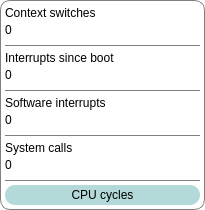
     <widget class="QFrame" name="cpudexdt">
      <property name="geometry">
       <rect>
        <x>5</x>
        <y>240</y>
        <width>205</width>
        <height>210</height>
       </rect>
      </property>
      <property name="sizePolicy">
       <sizepolicy hsizetype="Fixed" vsizetype="Fixed">
        <horstretch>0</horstretch>
        <verstretch>0</verstretch>
       </sizepolicy>
      </property>
      <property name="minimumSize">
       <size>
        <width>205</width>
        <height>210</height>
       </size>
      </property>
      <property name="maximumSize">
       <size>
        <width>205</width>
        <height>210</height>
       </size>
      </property>
      <property name="styleSheet">
       <string notr="true">background: transparent; border: 1px solid #808080; border-radius: 10px;</string>
      </property>
      <property name="frameShape">
       <enum>QFrame::StyledPanel</enum>
      </property>
      <property name="frameShadow">
       <enum>QFrame::Raised</enum>
      </property>
      <widget class="QLabel" name="cpudcsnm">
       <property name="geometry">
        <rect>
         <x>5</x>
         <y>20</y>
         <width>195</width>
         <height>20</height>
        </rect>
       </property>
       <property name="sizePolicy">
        <sizepolicy hsizetype="Fixed" vsizetype="Fixed">
         <horstretch>0</horstretch>
         <verstretch>0</verstretch>
        </sizepolicy>
       </property>
       <property name="minimumSize">
        <size>
         <width>195</width>
         <height>20</height>
        </size>
       </property>
       <property name="maximumSize">
        <size>
         <width>195</width>
         <height>20</height>
        </size>
       </property>
       <property name="styleSheet">
        <string notr="true">font: 15pt &quot;JetBrains Mono&quot;; border: none;</string>
       </property>
       <property name="text">
        <string>0</string>
       </property>
      </widget>
      <widget class="QLabel" name="cpudcslb">
       <property name="geometry">
        <rect>
         <x>5</x>
         <y>5</y>
         <width>195</width>
         <height>15</height>
        </rect>
       </property>
       <property name="sizePolicy">
        <sizepolicy hsizetype="Fixed" vsizetype="Fixed">
         <horstretch>0</horstretch>
         <verstretch>0</verstretch>
        </sizepolicy>
       </property>
       <property name="minimumSize">
        <size>
         <width>195</width>
         <height>15</height>
        </size>
       </property>
       <property name="maximumSize">
        <size>
         <width>195</width>
         <height>15</height>
        </size>
       </property>
       <property name="styleSheet">
        <string notr="true">font: 10pt &quot;Inter&quot;; border: none;</string>
       </property>
       <property name="text">
        <string>Context switches</string>
       </property>
      </widget>
      <widget class="Line" name="cpudlin1">
       <property name="geometry">
        <rect>
         <x>5</x>
         <y>45</y>
         <width>195</width>
         <height>1</height>
        </rect>
       </property>
       <property name="sizePolicy">
        <sizepolicy hsizetype="Fixed" vsizetype="Fixed">
         <horstretch>0</horstretch>
         <verstretch>0</verstretch>
        </sizepolicy>
       </property>
       <property name="minimumSize">
        <size>
         <width>195</width>
         <height>1</height>
        </size>
       </property>
       <property name="maximumSize">
        <size>
         <width>195</width>
         <height>1</height>
        </size>
       </property>
       <property name="orientation">
        <enum>Qt::Horizontal</enum>
       </property>
      </widget>
      <widget class="QLabel" name="cpudinnm">
       <property name="geometry">
        <rect>
         <x>5</x>
         <y>65</y>
         <width>195</width>
         <height>20</height>
        </rect>
       </property>
       <property name="sizePolicy">
        <sizepolicy hsizetype="Fixed" vsizetype="Fixed">
         <horstretch>0</horstretch>
         <verstretch>0</verstretch>
        </sizepolicy>
       </property>
       <property name="minimumSize">
        <size>
         <width>195</width>
         <height>20</height>
        </size>
       </property>
       <property name="maximumSize">
        <size>
         <width>195</width>
         <height>20</height>
        </size>
       </property>
       <property name="styleSheet">
        <string notr="true">font: 15pt &quot;JetBrains Mono&quot;; border: none;</string>
       </property>
       <property name="text">
        <string>0</string>
       </property>
      </widget>
      <widget class="Line" name="cpudlin2">
       <property name="geometry">
        <rect>
         <x>5</x>
         <y>90</y>
         <width>195</width>
         <height>1</height>
        </rect>
       </property>
       <property name="sizePolicy">
        <sizepolicy hsizetype="Fixed" vsizetype="Fixed">
         <horstretch>0</horstretch>
         <verstretch>0</verstretch>
        </sizepolicy>
       </property>
       <property name="minimumSize">
        <size>
         <width>195</width>
         <height>1</height>
        </size>
       </property>
       <property name="maximumSize">
        <size>
         <width>195</width>
         <height>1</height>
        </size>
       </property>
       <property name="orientation">
        <enum>Qt::Horizontal</enum>
       </property>
      </widget>
      <widget class="QLabel" name="cpudinlb">
       <property name="geometry">
        <rect>
         <x>5</x>
         <y>50</y>
         <width>195</width>
         <height>15</height>
        </rect>
       </property>
       <property name="sizePolicy">
        <sizepolicy hsizetype="Fixed" vsizetype="Fixed">
         <horstretch>0</horstretch>
         <verstretch>0</verstretch>
        </sizepolicy>
       </property>
       <property name="minimumSize">
        <size>
         <width>195</width>
         <height>15</height>
        </size>
       </property>
       <property name="maximumSize">
        <size>
         <width>195</width>
         <height>15</height>
        </size>
       </property>
       <property name="styleSheet">
        <string notr="true">font: 10pt &quot;Inter&quot;; border: none;</string>
       </property>
       <property name="text">
        <string>Interrupts since boot</string>
       </property>
      </widget>
      <widget class="Line" name="cpudlin3">
       <property name="geometry">
        <rect>
         <x>5</x>
         <y>135</y>
         <width>195</width>
         <height>1</height>
        </rect>
       </property>
       <property name="sizePolicy">
        <sizepolicy hsizetype="Fixed" vsizetype="Fixed">
         <horstretch>0</horstretch>
         <verstretch>0</verstretch>
        </sizepolicy>
       </property>
       <property name="minimumSize">
        <size>
         <width>195</width>
         <height>1</height>
        </size>
       </property>
       <property name="maximumSize">
        <size>
         <width>195</width>
         <height>1</height>
        </size>
       </property>
       <property name="orientation">
        <enum>Qt::Horizontal</enum>
       </property>
      </widget>
      <widget class="QLabel" name="cpudsinm">
       <property name="geometry">
        <rect>
         <x>5</x>
         <y>110</y>
         <width>195</width>
         <height>20</height>
        </rect>
       </property>
       <property name="sizePolicy">
        <sizepolicy hsizetype="Fixed" vsizetype="Fixed">
         <horstretch>0</horstretch>
         <verstretch>0</verstretch>
        </sizepolicy>
       </property>
       <property name="minimumSize">
        <size>
         <width>195</width>
         <height>20</height>
        </size>
       </property>
       <property name="maximumSize">
        <size>
         <width>195</width>
         <height>20</height>
        </size>
       </property>
       <property name="styleSheet">
        <string notr="true">font: 15pt &quot;JetBrains Mono&quot;; border: none;</string>
       </property>
       <property name="text">
        <string>0</string>
       </property>
      </widget>
      <widget class="QLabel" name="cpudsilb">
       <property name="geometry">
        <rect>
         <x>5</x>
         <y>95</y>
         <width>195</width>
         <height>15</height>
        </rect>
       </property>
       <property name="sizePolicy">
        <sizepolicy hsizetype="Fixed" vsizetype="Fixed">
         <horstretch>0</horstretch>
         <verstretch>0</verstretch>
        </sizepolicy>
       </property>
       <property name="minimumSize">
        <size>
         <width>195</width>
         <height>15</height>
        </size>
       </property>
       <property name="maximumSize">
        <size>
         <width>195</width>
         <height>15</height>
        </size>
       </property>
       <property name="styleSheet">
        <string notr="true">font: 10pt &quot;Inter&quot;; border: none;</string>
       </property>
       <property name="text">
        <string>Software interrupts</string>
       </property>
      </widget>
      <widget class="Line" name="cpudlin4">
       <property name="geometry">
        <rect>
         <x>5</x>
         <y>180</y>
         <width>195</width>
         <height>1</height>
        </rect>
       </property>
       <property name="sizePolicy">
        <sizepolicy hsizetype="Fixed" vsizetype="Fixed">
         <horstretch>0</horstretch>
         <verstretch>0</verstretch>
        </sizepolicy>
       </property>
       <property name="minimumSize">
        <size>
         <width>195</width>
         <height>1</height>
        </size>
       </property>
       <property name="maximumSize">
        <size>
         <width>195</width>
         <height>1</height>
        </size>
       </property>
       <property name="orientation">
        <enum>Qt::Horizontal</enum>
       </property>
      </widget>
      <widget class="QLabel" name="cpudscnm">
       <property name="geometry">
        <rect>
         <x>5</x>
         <y>155</y>
         <width>195</width>
         <height>20</height>
        </rect>
       </property>
       <property name="sizePolicy">
        <sizepolicy hsizetype="Fixed" vsizetype="Fixed">
         <horstretch>0</horstretch>
         <verstretch>0</verstretch>
        </sizepolicy>
       </property>
       <property name="minimumSize">
        <size>
         <width>195</width>
         <height>20</height>
        </size>
       </property>
       <property name="maximumSize">
        <size>
         <width>195</width>
         <height>20</height>
        </size>
       </property>
       <property name="styleSheet">
        <string notr="true">font: 15pt &quot;JetBrains Mono&quot;; border: none;</string>
       </property>
       <property name="text">
        <string>0</string>
       </property>
      </widget>
      <widget class="QLabel" name="cpudsclb">
       <property name="geometry">
        <rect>
         <x>5</x>
         <y>140</y>
         <width>195</width>
         <height>15</height>
        </rect>
       </property>
       <property name="sizePolicy">
        <sizepolicy hsizetype="Fixed" vsizetype="Fixed">
         <horstretch>0</horstretch>
         <verstretch>0</verstretch>
        </sizepolicy>
       </property>
       <property name="minimumSize">
        <size>
         <width>195</width>
         <height>15</height>
        </size>
       </property>
       <property name="maximumSize">
        <size>
         <width>195</width>
         <height>15</height>
        </size>
       </property>
       <property name="styleSheet">
        <string notr="true">font: 10pt &quot;Inter&quot;; border: none;</string>
       </property>
       <property name="text">
        <string>System calls</string>
       </property>
      </widget>
      <widget class="QPushButton" name="cpudtmbt">
       <property name="geometry">
        <rect>
         <x>5</x>
         <y>185</y>
         <width>195</width>
         <height>20</height>
        </rect>
       </property>
       <property name="sizePolicy">
        <sizepolicy hsizetype="Fixed" vsizetype="Fixed">
         <horstretch>0</horstretch>
         <verstretch>0</verstretch>
        </sizepolicy>
       </property>
       <property name="minimumSize">
        <size>
         <width>195</width>
         <height>20</height>
        </size>
       </property>
       <property name="maximumSize">
        <size>
         <width>195</width>
         <height>20</height>
        </size>
       </property>
       <property name="styleSheet">
        <string notr="true">background-color: rgba(102, 178, 178, 0.5); border: none; font: 10pt &quot;Inter&quot;;</string>
       </property>
       <property name="text">
        <string>CPU cycles</string>
       </property>
       <property name="default">
        <bool>false</bool>
       </property>
       <property name="flat">
        <bool>false</bool>
       </property>
      </widget>
     </widget>
